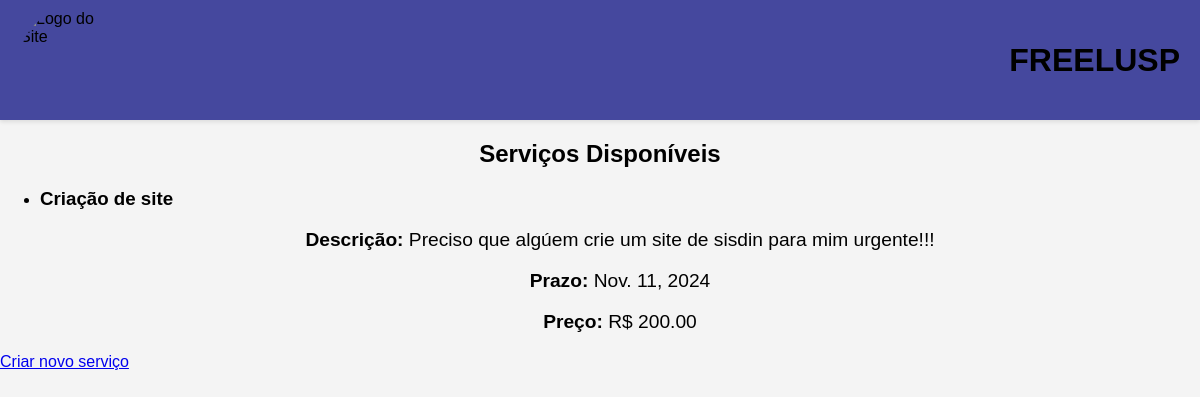
Before: /servicos/ (signed in) with the older database file.
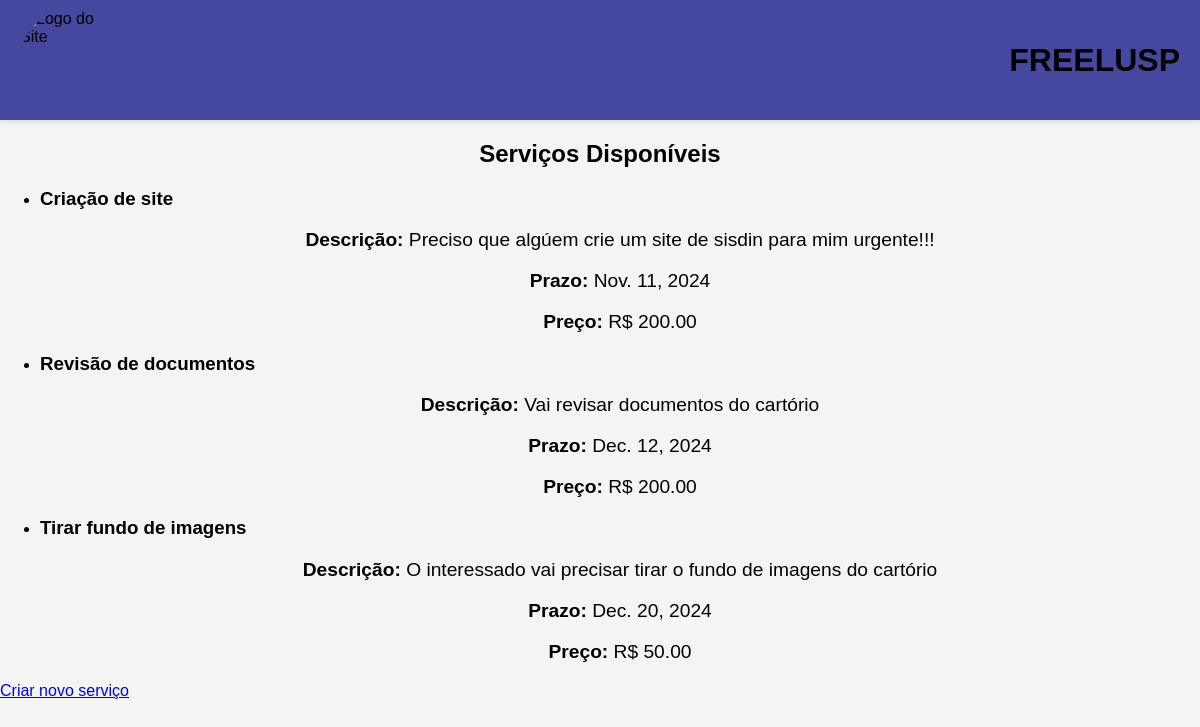
After: the same page with the newer database file.
### meu_app/models.py (models this page shows, shortened)
class Servico(models.Model):
    titulo = models.CharField(max_length=100)
    descricao = models.TextField()
    prazo = models.DateField()
    preco = models.DecimalField(max_digits=10, decimal_places=2)
    empresa = models.ForeignKey(Empresa, on_delete=models.CASCADE, related_name='servicos')

### meu_app/views.py (the view)
# urls.py: path('servicos/', views.servicos, name='servicos'),
@login_required
def servicos(request):
    if not request.user.is_student:
        return redirect('home')
    servicos = Servico.objects.all()
    return render(request, 'meu_app/servicos.html', {'servicos': servicos})

### meu_app/templates/meu_app/servicos.html (shortened to what this page needs)
{% extends 'base.html' %}
{% block content %}
    <h2>Serviços Disponíveis</h2>
    <ul>
        {% for servico in servicos %}
        <li>
            <h3>{{ servico.titulo }}</h3>
            <p><strong>Descrição:</strong> {{ servico.descricao }}</p>
            <p><strong>Prazo:</strong> {{ servico.prazo }}</p>
            <p><strong>Preço:</strong> R$ {{ servico.preco }}</p>
        </li>
        {% empty %}
        <p>Nenhum serviço disponível no momento.</p>
        {% endfor %}
    </ul>
    <a href="{% url 'criar_servico' %}">Criar novo serviço</a>
{% endblock%}

### meu_app/templates/base.html (shortened to what this page needs)
<!DOCTYPE html>
<html lang="pt-BR">
<head>
    {% load static %}
    <link rel="stylesheet" href="{% static 'css/styles.css' %}">
</head>
<body>
    <header>
        <img src="https://i.imgur.com/vH4L5mh.jpeg" alt="Logo do Site" class="logo">
        <h1>FREELUSP</h1>
    </header>
    <div>
        {% block content %}
        {% endblock content %}
    </div>
</body>
</html>

### meu_app/static/css/styles.css (style rules this page uses)
body { font-family: Arial, sans-serif; margin: 0; padding: 0; background-color: #f4f4f4; }
header { display: flex; align-items: center; justify-content: space-between; background-color: #45489e; padding: 10px 20px; box-shadow: 0 2px 4px rgba(0, 0, 0, 0.1); }
.logo { border-radius: 50%; width: 100px; height: 100px; margin-right: 20px; }
h1, h2, p { text-align: center; }
p { font-size: 1.2em; margin-left: 35px; margin-right: 35px; }

Changed rows visible on the page:
added Servico: titulo "Revisão de documentos", descricao "Vai revisar documentos do cartório", prazo "Dec. 12, 2024", preco "200.00"
added Servico: titulo "Tirar fundo de imagens", descricao "O interessado vai precisar tirar o fundo de imagens do cartório", prazo "Dec. 20, 2024", preco "50.00"
